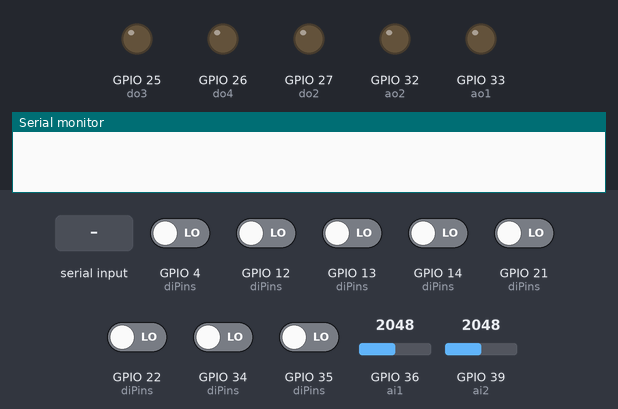
Bench run of a program on a simulated ESP32. Parts: output pins drawn as LEDs (lit = HIGH), the last lines printed to the serial monitor. Inputs (shaded band) come from the test bench; at power-on: GPIO 4 (diPins), GPIO 12 (diPins), GPIO 13 (diPins), GPIO 14 (diPins), GPIO 21 (diPins), GPIO 22 (diPins), GPIO 34 (diPins), GPIO 35 (diPins) LOW, GPIO 36 (ai1) = 2048, GPIO 39 (ai2) = 2048. Nothing arrives over Bluetooth unless stated.

Above: at 1.2 s.
1.3 s: "STATUS:\n" received over the second serial link
At 2.7 s:
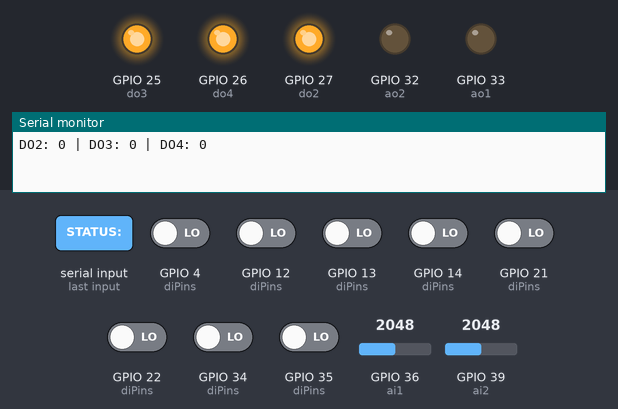
Timing chart, 0 to 4.3 s (numbered marks = the images above; inputs shaded):
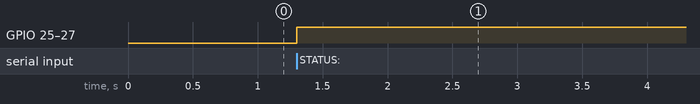

Measured:
- after the input at 1.3 s, GPIO 25 (do3), GPIO 26 (do4), GPIO 27 (do2): LOW → HIGH at once

The program:

main.cpp
```cpp
#include "main.h"

// =================================================================
// === DEFINIÇÃO DE VARIÁVEIS GLOBAIS ===
// =================================================================

// --- Objeto CAN ---
MCP_CAN CAN0(CS);

// --- Variáveis de Comunicação ---
const byte numChars = 64;
char receivedChars[numChars];
boolean newData = false;

// --- Variáveis de Controle dos Pinos DI ---
const int NUM_DI_PINS = 8;
const int diPins[NUM_DI_PINS] = {di1, di2, di3, di4, di5, di6, di7, di8};
bool ultimoEstadoDI[NUM_DI_PINS];

// --- Variáveis para guardar o estado dos sensores ---
int valor_ai1 = 0;
int valor_ai2 = 0;
byte di_states = 0;

// Recebidos da outra placa
int status_do2 = 0;
int status_do3 = 0;
int status_do4 = 0;
int status_ao1 = 0;
int status_ao2 = 0;

// --- Temporizadores para envio de dados ---
unsigned long ultimoEnvioControle = 0;
unsigned long ultimoEnvioCAN = 0;
const int INTERVALO_CONTROLE_MS = 20; // Envia comandos de controle a cada 20ms (50 Hz)
const int INTERVALO_CAN_MS = 100;     // Envia dados no CAN a cada 100ms (10 Hz)

// Bluetooth
BluetoothSerial SerialBT;

// Progamação via OTA
// const char* ssid = "NOTEBOOK 3028";
// const char* password = "j4]5428J";

// IPAddress local_IP(192, 168, 137, 181);
// IPAddress gateway(192, 168, 137, 1);
// IPAddress subnet(255, 255, 255, 0);

// const char* ota_hostname = "LV";
// const char* ota_password = "4321";

// =================================================================
// === SETUP ===
// =================================================================

void setup() {
  Serial.begin(921600);
  Serial2.begin(115200, SERIAL_8N1, RXHV, TXHV);
  SerialBT.begin("esp32LV");

  // if (!WiFi.config(local_IP, gateway, subnet)) {
  //   Serial.println("Falha ao configurar o IP estático");
  // }

  // // Inicializando beacon
  // WiFi.mode(WIFI_STA);
  // WiFi.begin(ssid, password);
  // while (WiFi.waitForConnectResult() != WL_CONNECTED) {
  //   Serial.println("Connection Failed! Rebooting...");
  //   delay(5000);
  //   ESP.restart();
  // }

  // Serial.println("Ready");
  // Serial.print("IP address: ");
  // Serial.println(WiFi.localIP());


  // // --- Configuração do OTA ---
  // ArduinoOTA.setHostname(ota_hostname);
  // ArduinoOTA.setPassword(ota_password);

  // // Funções de feedback (callbacks) para o processo de OTA.
  // // Elas são ótimas para depuração no Monitor Serial.
  // ArduinoOTA
  //   .onStart([]() {
  //     String type;
  //     if (ArduinoOTA.getCommand() == U_FLASH)
  //       type = "sketch";
  //     else // U_SPIFFS
  //       type = "filesystem";
  //     Serial.println("Start updating " + type);
  //   })
  //   .onEnd([]() {
  //     Serial.println("\nEnd");
  //   })
  //   .onProgress([](unsigned int progress, unsigned int total) {
  //     Serial.printf("Progress: %u%%\r", (progress / (total / 100)));
  //   })
  //   .onError([](ota_error_t error) {
  //     Serial.printf("Error[%u]: ", error);
  //     if (error == OTA_AUTH_ERROR) Serial.println("Auth Failed");
  //     else if (error == OTA_BEGIN_ERROR) Serial.println("Begin Failed");
  //     else if (error == OTA_CONNECT_ERROR) Serial.println("Connect Failed");
  //     else if (error == OTA_RECEIVE_ERROR) Serial.println("Receive Failed");
  //     else if (error == OTA_END_ERROR) Serial.println("End Failed");
  //   });

  // ArduinoOTA.begin();

/*
  // --- Inicialização do Módulo CAN ---
  Serial.print("Iniciando CAN... ");
  // Tenta inicializar o CAN a 500kbps com um cristal de 8MHz
  if(CAN0.begin(MCP_ANY, CAN_500KBPS, MCP_8MHZ) == CAN_OK) {
    Serial.println("OK!");
  } else {
    Serial.println("Falha na inicialização!");
    while(1); // Trava se não conseguir comunicar com o módulo
  }

  // Coloca o módulo em modo Normal para poder transmitir na rede
  CAN0.setMode(MCP_NORMAL);
  Serial.println("CAN em modo Normal.");
*/

  // Portas digitais ESP-->INV
  for (int i = 0; i < NUM_DI_PINS; i++) {
    pinMode(diPins[i], INPUT_PULLDOWN); // retirar o pulldown no final
    ultimoEstadoDI[i] = digitalRead(diPins[i]);
  }

  // Portas digitais INV-->ESP
  pinMode(do2, OUTPUT);
  pinMode(do3, OUTPUT);
  pinMode(do4, OUTPUT);

  // TPS's
  pinMode(ai1, INPUT);
  pinMode(ai2, INPUT);

  // Portas analógicas INV-->ESP
  pinMode(ao1, OUTPUT);
  pinMode(ao2, OUTPUT);

  // Frequência de 5kHz, Resolução de 12 bits (valores de 0 a 4095)
  ledcSetup(0, 5000, 12);
  ledcSetup(1, 5000, 12);

  // Associa os pinos aos canais configurados
  ledcAttachPin(ao1, 0); // Pino 33 no Canal 0
  ledcAttachPin(ao2, 1); // Pino 32 no Canal 1
}

// =================================================================
// === FUNÇÕES DE APOIO ===
// =================================================================

void recvWithEndMarker() {
    static byte ndx = 0;
    char endMarker = '\n';
    char rc;
    while (Serial2.available() > 0 && newData == false) {
        rc = Serial2.read();
        if (rc != endMarker) {
            receivedChars[ndx] = rc;
            ndx++;
            if (ndx >= numChars) {
                ndx = numChars - 1;
            }
        } else {
            receivedChars[ndx] = '\0'; // Termina a string
            ndx = 0;
            newData = true;
        }
    }
}

// =================================================================
// === LOOP PRINCIPAL ===
// =================================================================

void loop() {

  // Verifica se há atualizações OTA
  // ArduinoOTA.handle();

  // --- Tarefa 1: Ler sensores locais (sempre) ---
  valor_ai1 = analogRead(ai1);
  valor_ai2 = analogRead(ai2);

  di_states = 0;
  for(int i=0; i<NUM_DI_PINS; i++){
    if(digitalRead(diPins[i]) == HIGH){
      di_states |= (1 << i);
    }
  }

  // --- Tarefa 2: Enviar comandos de controle via Serial2 ---
  if (millis() - ultimoEnvioControle >= INTERVALO_CONTROLE_MS) {
    char command_buffer[32];

    // 1. Envia o estado dos 2 sensores analógicos
    sprintf(command_buffer, "AI:1,%d\n", valor_ai1);
    Serial2.print(command_buffer);

    sprintf(command_buffer, "AI:2,%d\n", valor_ai2);
    Serial2.print(command_buffer);

    // 2. Envia o estado dos 8 sensores digitais
    // Percorre todos os pinos de entrada digital
    for (int i = 0; i < NUM_DI_PINS; i++) {
        bool estadoAtual = digitalRead(diPins[i]);

        // Se o estado mudou
        if (estadoAtual != ultimoEstadoDI[i]) {
            int pinIndex = i + 1;
            // Envia o novo estado (0 para desligado, 1 para ligado)
            sprintf(command_buffer, "DI:%d,%d\n", pinIndex, estadoAtual);
            Serial2.print(command_buffer);
            SerialBT.print("Mudança detectada no DI"); SerialBT.print(pinIndex);
            SerialBT.print(" para o estado "); SerialBT.println(estadoAtual);
        }
        // Atualiza a memória para a próxima verificação
        ultimoEstadoDI[i] = estadoAtual;
    }

    Serial2.print("GET_STATUS\n");

    // Atualiza o temporizador
    ultimoEnvioControle = millis();
  }

  // --- Tarefa 3: Receber e processar status da Serial2 ---
  recvWithEndMarker(); // Função que já criamos
  if (newData == true) {
    // Se o comando for "STATUS:d2,d3,d4,a1,a2"
    if (strncmp(receivedChars, "STATUS:", 7) == 0) {
      // Processa a string de status para atualizar as variáveis
      sscanf(receivedChars + 7, "%d,%d,%d,%d,%d", &status_do2, &status_do3, &status_do4, &status_ao1, &status_ao2);
      // Imprime para depuração
      // Serial.print("Recebido STATUS - DO2: "); Serial.println(status_do2);

      // Ativa as saídas digitais locais com base no status recebido
      digitalWrite(do2, !status_do2);
      digitalWrite(do3, !status_do3);
      digitalWrite(do4, !status_do4);

      //retirar dps
      Serial.print("DO2: "); Serial.print(status_do2);
      Serial.print(" | DO3: "); Serial.print(status_do3);
      Serial.print(" | DO4: "); Serial.println(status_do4);

      // Ativa as saídas "analógicas" (PWM) locais com base no status recebido
      ledcWrite(0, status_ao1); // Canal 0 controla a saída ao1
      ledcWrite(1, status_ao2); // Canal 1 controla a saída ao2
    }
    newData = false;
  }
/*
  // --- Tarefa 4: Enviar dados no barramento CAN ---
  if (millis() - ultimoEnvioCAN >= INTERVALO_CAN_MS) {
    byte can_data[8]; // Buffer para os dados do CAN

    // Exemplo: Enviar valor do ai1 no ID 0x100
    // Empacotando um valor de 12 bits (0-4095) em 2 bytes
    can_data[0] = (valor_ai1 >> 8) & 0xFF; // Byte mais significativo
    can_data[1] = valor_ai1 & 0xFF;       // Byte menos significativo
    CAN0.sendMsgBuf(0x100, 0, 2, can_data); // Envia 2 bytes de dados

    // Exemplo: Enviar os 8 estados digitais no ID 0x101
    can_data[0] = di_states;
    CAN0.sendMsgBuf(0x101, 0, 1, can_data); // Envia 1 byte de dados

    // Exemplo: Enviar status recebido do outro ESP no ID 0x200
    can_data[0] = status_do2;
    can_data[1] = status_do3;
    can_data[2] = status_do4;
    CAN0.sendMsgBuf(0x200, 0, 3, can_data); // Envia 3 bytes de dados

    Serial.println("-> Pacote CAN enviado");
    ultimoEnvioCAN = millis();
  }
*/
}
```

main.h
```cpp
#ifndef MAIN_H
#define MAIN_H

#include <Arduino.h>
#include <SPI.h>
#include "mcp_can.h"
#include <BluetoothSerial.h>
// #include <WiFi.h>
// #include <ESPmDNS.h>
// #include <WiFiUdp.h>
// #include <ArduinoOTA.h>

// Comunicação UART LV/HV
#define RXHV 16
#define TXHV 17

// Entradas digitais do ESP (Sensor-->ESP)
#define di1 35
#define di2 34  //no final o 34
#define di3 13
#define di4 14
#define di5 4
#define di6 22
#define di7 21
#define di8 12

// Saídas digitais do INV (INV-->ESP)
#define do2 27
#define do3 25
#define do4 26

// Entradas analógicas do ESP (Sensor-->ESP)
#define ai1 36
#define ai2 39

// Saídas analógicas do INV (INV-->ESP)
#define ao1 33
#define ao2 32

// CAN CS
#define CS 5

#endif
```
